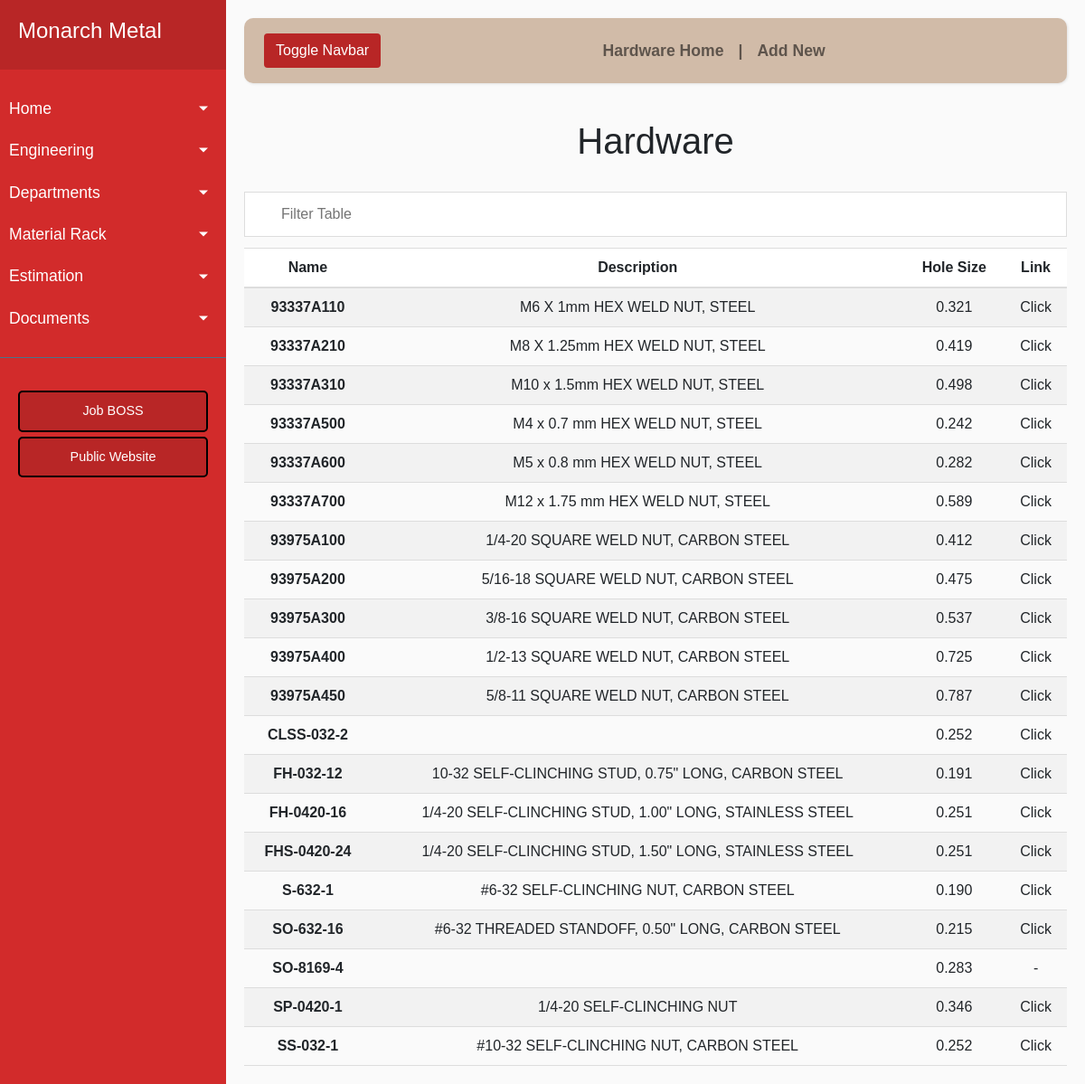
The app's page /hardware, older data.
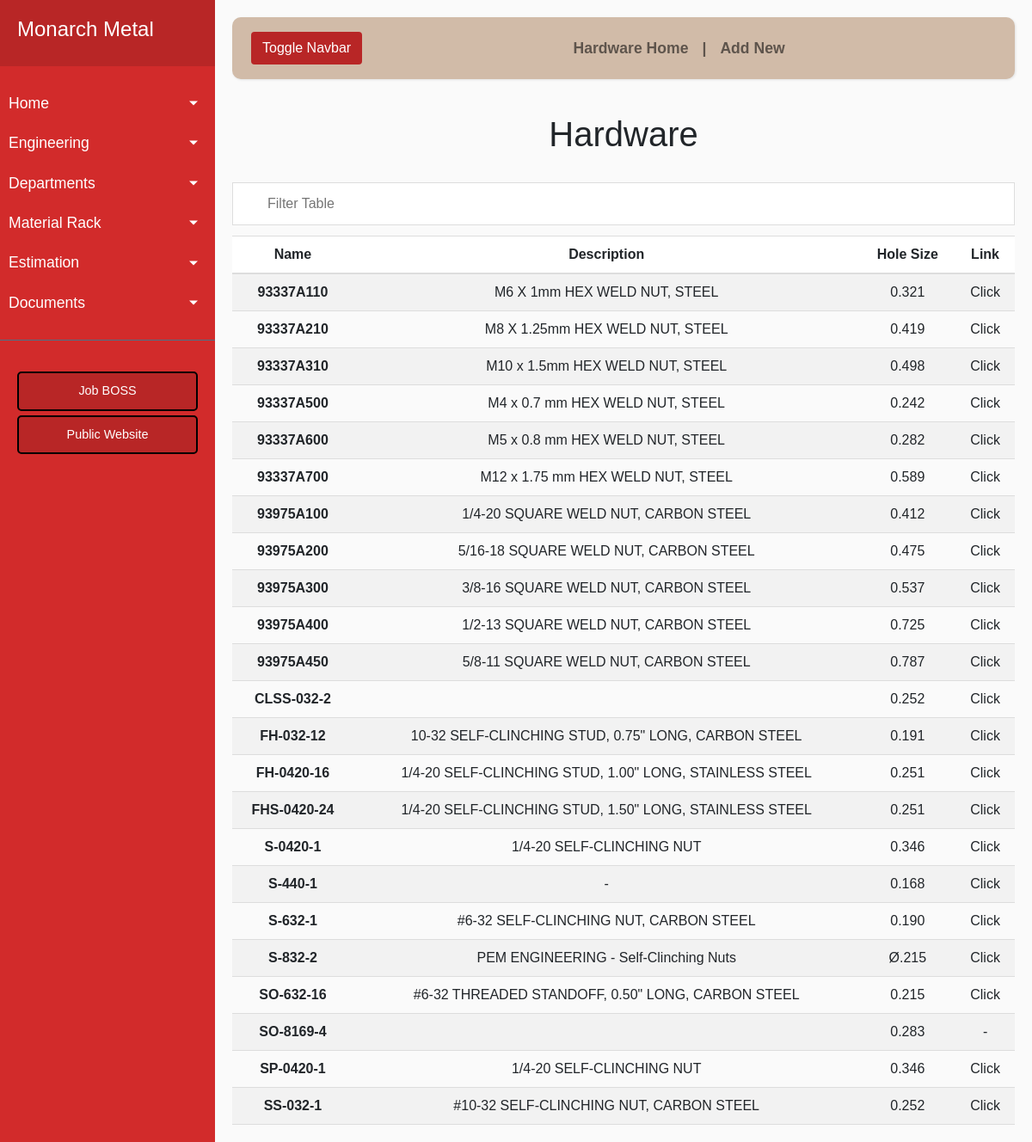
The same page, newer data.
### app/models.py (models this page shows, shortened)
class Hardware(Base):
    __tablename__ = 'hardware'
    id = Column(Integer, primary_key=True)
    name = Column(String(120))
    desc = Column(String(120))
    hole = Column(String(25))
    link = Column(String(120))

### app/routes.py (the view)
@app.route('/hardware')
def hardware():
    hw = Hardware.query.order_by('name').all()
    return render_template('hardware.html', hw=hw)

### app/routes.py (called while the page is built)
@app.teardown_appcontext
def shutdown_session(exception=None):
    db_session.remove()

### app/templates/hardware.html (shortened to what this page needs)
{% extends 'hwbase.html' %}
{% block content %}
    <h1 align='center'>Hardware</h1>
    <br>
    <body>
        <input type="text" id="myInput" onkeyup="filterTable()" placeholder="Filter Table">
            <table id="myTable">
                <tr class="header">
                    <th scope="col">Name</th>
                    <th scope="col">Description</th>
                    <th scope="col">Hole Size</th>
                    <th scope="col">Link</th>
                </tr>
            {% for t in hw %}
                <tr id={{ t.id }}>
                    <td><a href="/edit_hardware/{{ t.id }}"><span style="font-weight:bold">{{ t.name }}</span></a></th>
                    <td align='center'> {{ t.desc }} </td>
                    <td align='center'> {{ t.hole }} </td>
                    <td align='center'> {% if t.link == None %} - {% elif t.link == 'None' %} - {% elif t.link == '' %} - {% else %} <a href="{{ t.link }}" target="_blank" class="external">Click</a></span> {% endif %} </td>
                </tr>
            {% endfor %}
            </table>
    </body>
{% endblock %}

Row changes from the older to the newer data that the page shows:
added Hardware: name "S-0420-1", desc "1/4-20 SELF-CLINCHING NUT", hole "0.346"
added Hardware: name "S-440-1", desc "-", hole "0.168"
added Hardware: name "S-832-2", desc "PEM ENGINEERING - Self-Clinching Nuts", hole "Ø.215"
